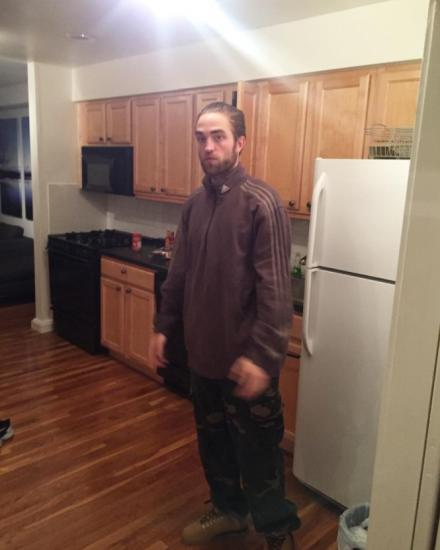
#> input picture image.jpg, 440 x 550 px
$ python Laba4_27_1.py
#> lines starting #> are read from the running program, lines starting #| are printed output that depends on the picture
from PIL import Image


def make_preview(size, n_colors):
#> called with size = (400, 200), n_colors = 64
    new_image = Image.open('image.jpg')
#> new_image is the input picture: PIL image 440x550 RGB; mean R, G, B 130.1, 106.8, 94.2
    new_image = new_image.resize(size)
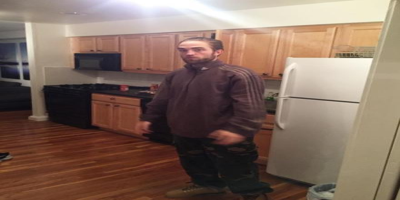
#> new_image: PIL image 400x200 RGB; mean R, G, B 130.1, 106.8, 94.2
    new_image = new_image.quantize(n_colors)
#> new_image: PIL image 400x200 P
    new_image.save('res.bmp', 'BMP')


make_preview((400, 200), 64)

$ run again, with rob.jpg copied over image.jpg
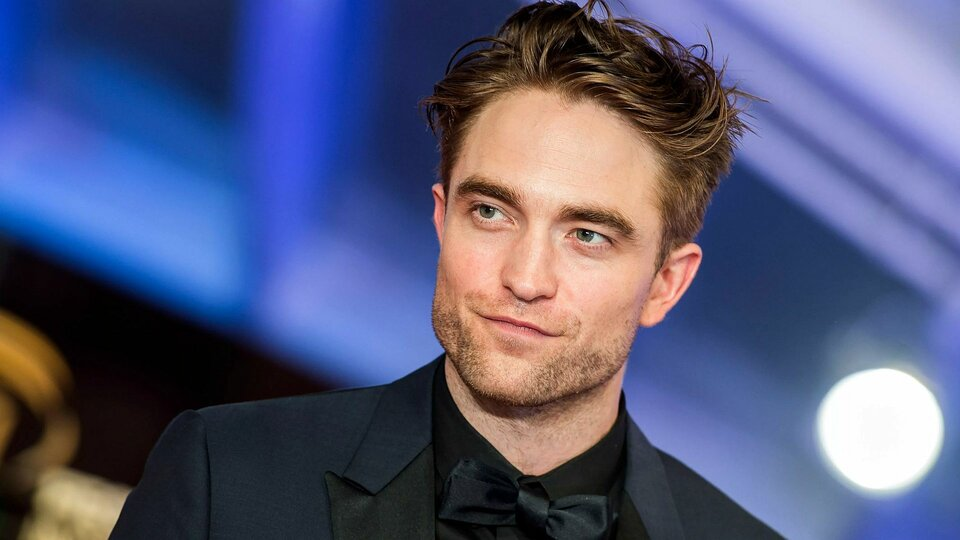
#> input picture rob.jpg, 960 x 540 px
#> in make_preview, new_image is the input picture: PIL image 960x540 RGB; mean R, G, B 85.5, 90, 123.5
#> in make_preview, `new_image = new_image.resize(size)`:
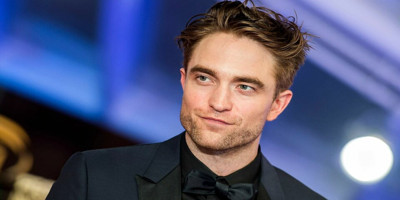
#> new_image: PIL image 400x200 RGB; mean R, G, B 85.5, 90, 123.5
#> in make_preview, `new_image = new_image.quantize(n_colors)`:
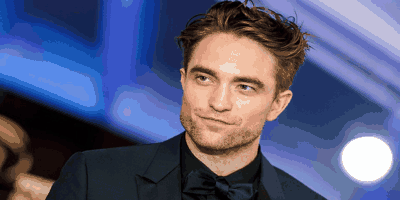
#> new_image: PIL image 400x200 P; mean R, G, B 85.3, 89.7, 123.3
